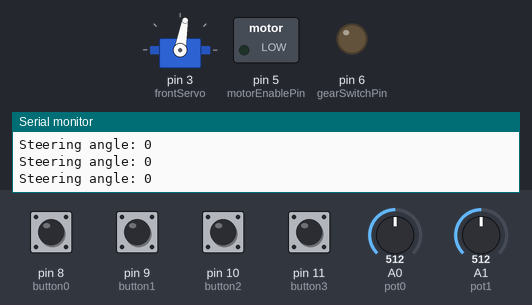
This sketch was run on a simulated Arduino Uno, built with avr-gcc and run on an emulated ATmega328P. Parts: servo, switched loads named in the sketch (green lamp = pin HIGH), output pins drawn as LEDs (lit = HIGH), the last lines printed to the serial monitor. The inputs (shaded band) are chosen by the test bench; at power-on: pin 8 (button0), pin 9 (button1), pin 10 (button2), pin 11 (button3) LOW, A1 (pot1) = 512, A0 (pot0) = 512.

Above: at 2.2 s.
2.3 s: pin 10 (button2) pulled HIGH for 1.25 s
At 4.6 s:
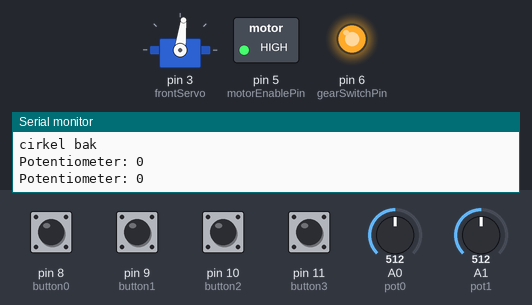
5.8 s: A1 (pot1) set to 130
At 7.0 s:
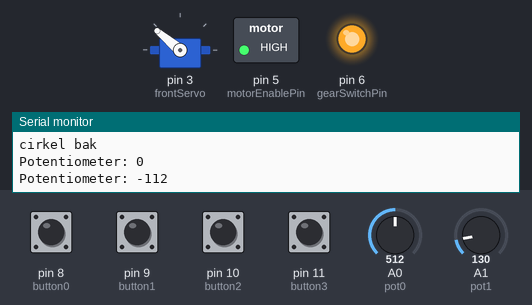
7.3 s: A0 (pot0) set to 716
At 8.3 s:
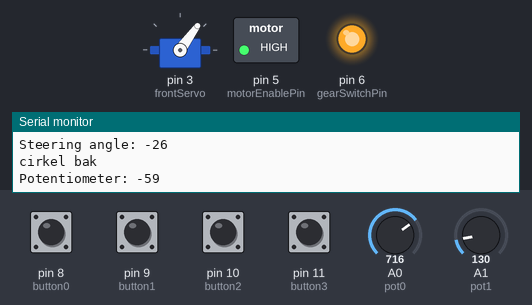
8.9 s: pin 9 (button1) pulled HIGH for 1.25 s
At 11.3 s:
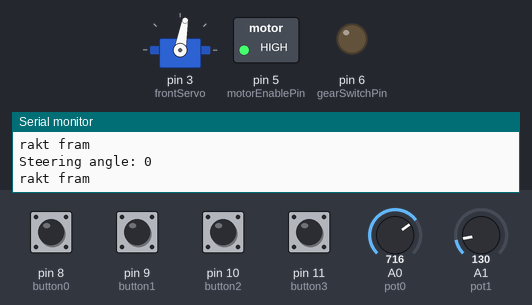
11.6 s: pin 11 (button3) pulled HIGH for 1.25 s
At 12.72 s:
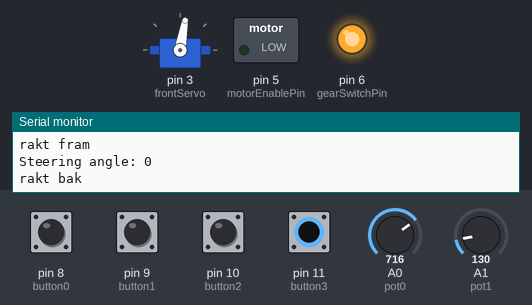
14.4 s: A1 (pot1) set to 122
At 14.8 s:
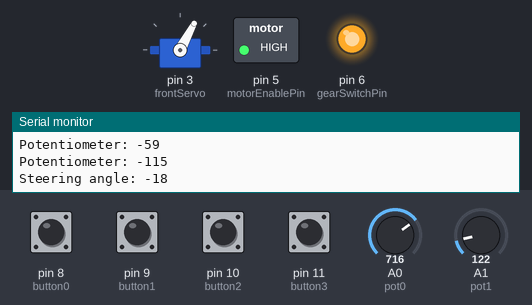
Timing chart, 0 to 16.9 s (numbered marks = the images above; inputs shaded):
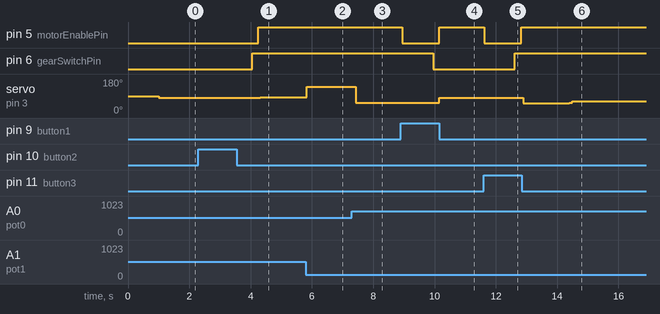

The sketch:

mainCode_tva_slap.ino
```cpp
/*
  Main code for the truck's thinking
  Connections:
  Potentiometers: A0,A1,A2
  Servo: D3
  H-bridge: D5 - enable,D6 - relay-switch
  buttons: D8,D9,D10,D11

  Funktioner:
  C - D8: stoppar systemet
  A - D9: kör framåt tills släpen har rätat ut
  D - D10: backar rakt bakåt
  B - D11: backar runt en cirkulär bana

  A+B - Manuellt läge
    - A - vänster 30grader
    - B - höger 30grader
    - D - rakt fram
    - C - stoppar och går ur manuellt läge
*/

// Includes
#include "mainCode.h"

// Defines
int steeringMode=0; // Steering mode ( 0-Forward, 1-straightBack, 2-circleBack )
int currentGear=0; // Current gear, for stopping protection
//Sensors
const int pot0 = 0;
const int pot1 = 1;

const int button0 = 8;
const int button1 = 9;
const int button2 = 10;
const int button3 = 11;

//Servo
#include <Servo.h>
Servo frontServo;  // create servo object

//Motor
const int motorEnablePin = 5;
const int gearSwitchPin = 6;

//Setup
void setup() {
  frontServo.attach(3);

  pinMode(button0, INPUT);
  pinMode(button1, INPUT);
  pinMode(button2, INPUT);
  pinMode(button3, INPUT);

  pinMode(motorEnablePin, OUTPUT);
  pinMode(gearSwitchPin, OUTPUT);

  Serial.begin(9600);
  Serial.println("Starting...");
  delay(1000);
  steer(0);
  potCal[0] = map(analogRead(pot0), 0, 1023, 0, 300);
  potCal[1] = map(analogRead(pot1), 0, 1023, 0, 300);

}

//Loop
void loop() {
  //check steering mode
  if(readMode() != 0){
    steeringMode = readMode(); // read input for the steeringmode
  }
  switch (steeringMode) {
    case 2:
      // Straight forward to align trailers
      Serial.println("rakt fram");
      gear(1);
      steer(0); // steer straight (0rad)
      break;
    case 4:
      // Reverse straight back
      Serial.println("rakt bak");
      gear(2); // Start to move backwards
      controller(false);
      break;
    case 8:
      // Reverse in a circle
      Serial.println("cirkel bak");
      gear(2);
      controller(true);
      break;
    case 6:
      // Manual mode
      while(readMode() != 1){ //Stay in manual mode until button1 is pressed
        int mode = readMode();
        gear(1);
        if(mode==2){
          steer(-30);
          delay(100);
        }else if(mode==4){
          steer(30);
          delay(100);
        }else if(mode==8){
          steer(0);
          delay(100);
        }
      delay(50);
      }
      break;
    default:
      // Stop the truck
      steer(0);
      gear(0);
  }
  delay(10); // delay for stability?
}

//Functions
int readMode(){
  // set the steering via remote or button
  return digitalRead(button0) + 2*digitalRead(button1) + 8*digitalRead(button2) + 4*digitalRead(button3);
}

void gear(int selectedGear){
  // Sets the H-bridge
  switch (selectedGear){
    case 1:
      // Drive forward
      if(currentGear!=1){
        gear(0);
        digitalWrite(gearSwitchPin,LOW);
        delay(200);
        digitalWrite(motorEnablePin,HIGH);
      }
      currentGear=1;
      break;
    case 2:
      // Drive in reverse
      if(currentGear!=2){
        gear(0);
        digitalWrite(gearSwitchPin,HIGH);
        delay(200);
        digitalWrite(motorEnablePin,HIGH);
      }
      currentGear=2;
      break;
    default:
      // stops the motor
      currentGear=0;
      digitalWrite(motorEnablePin,LOW);
      delay(1000);
  }
}
```

controller.ino
```cpp
/*
  Controller for the backing straight case
  uses a vector with the states (states[])
*/


void controller(bool inCircle) {
  // One iteration of the controller
  /*
  - Read Sensors
  - Calculate feedback
  - Actuate steering
  */

  float desStates[NSTATES] = {0,0};

  if (inCircle) { //Runs in circle

    desStates[0] = Xd[0];
    desStates[1] = Xd[1];

  }


  float states[NSTATES] = {getAngle(pot0), getAngle(pot1)};

  float steerAngle = 0;
  for (int i = 0; i < NSTATES; i++) {
    steerAngle += K[i] * (states[i] - desStates[i]);
  }

  steer(rad2deg(steerAngle));
}


// Helper functions
void steer( int angle ) {
  angle+= servoCal;
  Serial.print("Steering angle: ");
  Serial.println(angle-servoCal);
  if(angle>140)
    angle=140;
  if(angle<40)
    angle=40;
  frontServo.write(angle);
  delay(10);
}

float getAngle(int sensorPin) {
  // reads the sensor and returns an angle
  float sensorValue = 0;
  for(int i=0;i<30;i++){
    sensorValue += analogRead(sensorPin);
    delay(1);
  }
  sensorValue=sensorValue/30; //medelvärde
  sensorValue = map(sensorValue, 0, 1023, 0, 300); // mapping example
  sensorValue += -potCal[sensorPin];

  if(sensorPin==pot0)
    sensorValue=-sensorValue;

  Serial.print("Potentiometer: ");
  Serial.println((int)sensorValue);
  return deg2rad((int)sensorValue);
}

float deg2rad(int deg){
  float rad = deg*pi/180;
  return rad;
}

int rad2deg(float rad){
  int deg = rad*180/pi;
  return deg;
}
```

mainCode.h
```cpp
//Number of states
#define NSTATES 2


// Feedback vector
const float K[NSTATES] = {7.89,-3.89}; // Controller Gain

// state trajectories for radii
const float Xd[NSTATES] = {0.0885, 0.1957}; // Desired states
// Potentiometer calibration (center value)
float potCal[NSTATES] = {0,0}; //Nollar värden i slutet på setup

// Servo Cal
const int servoCal = 80;

const float pi = 3.14159265;
```

Measured:
- after the input at 2.3 s, pin 5 (motorEnablePin): LOW → HIGH after 2.0 s; pin 6 (gearSwitchPin): LOW → HIGH after 1.8 s; servo on pin 3 (frontServo): 80° → 83° after 2.0 s
- after the input at 5.8 s, servo on pin 3 (frontServo): 83° → 140° at once
- after the input at 7.3 s, servo on pin 3 (frontServo): 140° → 54° after 0.12 s
- after the input at 8.9 s, pin 5 (motorEnablePin): HIGH → LOW after 0.05 s, → HIGH 1.2 s later; pin 6 (gearSwitchPin): HIGH → LOW after 1.1 s; servo on pin 3 (frontServo): 54° → 80° after 1.3 s
- after the input at 11.6 s, pin 5 (motorEnablePin): HIGH → LOW at once, → HIGH 1.2 s later; pin 6 (gearSwitchPin): LOW → HIGH after 1.0 s; servo on pin 3 (frontServo): 80° → 51° after 1.3 s
- after the input at 14.4 s, servo on pin 3 (frontServo): 51° → 55° at once, → 62° 0.09 s later
